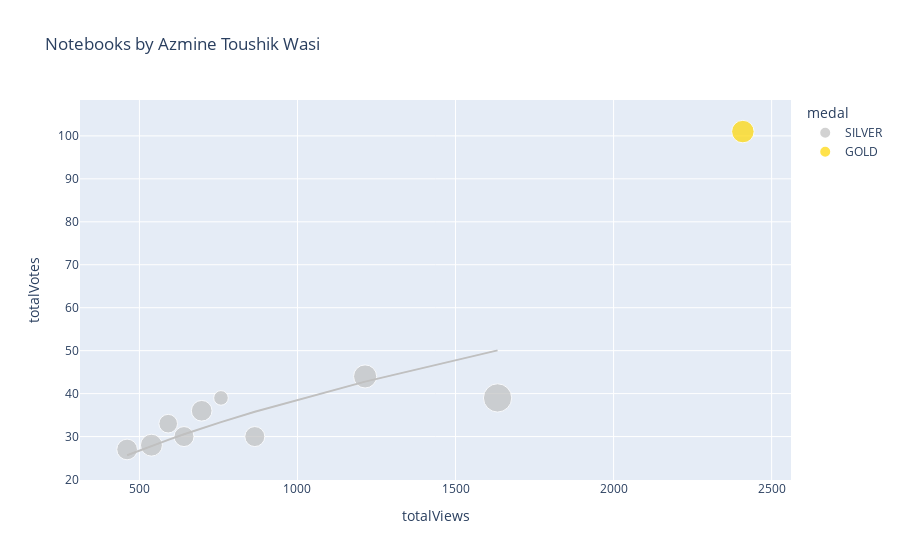

The cell this chart's notebook holds for it:
### Markdown cell above
# Plotly Scatter Plot

You may want to tweak these settings depending on how many notebooks you have...

### Code cell
import plotly.express as px

df['totalComments'].fillna(0, inplace=True)
df['medal'].fillna('N/A', inplace=True)
df['size'] = df['totalComments'].clip(lower=1)
color_map = {
    'GOLD': 'gold',
    'SILVER': 'silver',
    'BRONZE': 'chocolate',
    'N/A': '#333'
}
px.scatter(
    df,
    'totalViews',
    'totalVotes',
    title=f'Notebooks by {df.author_displayName.get(0)}',
    log_x=False,
    log_y=False,
    color='medal',
    color_discrete_map=color_map,
    size='size',
    trendline='ols',
    trendline_options=dict(log_x=True, log_y=True, add_constant=False),
    #trendline='lowess', # Use for Locally Weighted Scatterplot Smoothing line
    #trendline_scope='overall', # Use this for one trendline
    hover_name='title',
    hover_data={
        'size': False,
        'totalViews': ':,.0f',
        'totalVotes': ':,.0f',
        'totalLines': ':,.0f',
        'totalComments': ':,.0f',
        'viewsPerVote': ':,.0f',
        'languageName': True,
        'versionNumber': True,
        'lastRun': True,
        'lastRunExecutionTimeSeconds': ':,.0f',
        'medal': True,
    })

### Figure 1 — Plotly figure (JSON) as saved in the notebook; plotly's stock layout.template omitted (floating-point values rounded to 4 significant figures)
{"data": [{"customdata": [[8, 344, 8, 18.98, "Python", 8, "Sun Jun 19 10:43:56 2022", 63, "SILVER"], [20, 380, 20, 27, "Python", 10, "Sat Jun 18 15:38:16 2022", 59, "SILVER"], [15, 536, 15, 27.94, "Python", 11, "Wed Jun 15 04:45:57 2022", 52, "SILVER"], [13, 488, 13, 17.41, "Python", 13, "Wed Jun  8 10:16:51 2022", 110, "SILVER"], [16, 354, 16, 18.86, "Python", 6, "Mon Jun  6 09:14:09 2022", 97, "SILVER"], [18, 596, 18, 18.59, "Python", 9, "Wed Jun  1 19:00:46 2022", 47, "SILVER"], [30, 273, 30, 40.85, "Python", 9, "Tue May 31 07:51:02 2022", 74, "SILVER"], [16, 279, 16, 16.5, "Python", 16, "Sun May 29 07:50:50 2022", 40, "SILVER"], [15, 461, 15, 20.71, "Python", 14, "Fri May 27 02:34:12 2022", 79, "SILVER"]], "hovertemplate": "<b>%{hovertext}</b><br><br>medal=%{customdata[8]}<br>totalViews=%{x:,.0f}<br>totalVotes=%{y:,.0f}<br>totalLines=%{customdata[1]:,.0f}<br>totalComments=%{customdata[2]:,.0f}<br>viewsPerVote=%{customdata[3]:,.0f}<br>languageName=%{customdata[4]}<br>versionNumber=%{customdata[5]}<br>lastRun=%{customdata[6]}<br>lastRunExecutionTimeSeconds=%{customdata[7]:,.0f}<extra></extra>", "hovertext": ["➡️ Tutorial ✅ 07 Cross Validation Methods 📊", "▶️ Lionel Messi 📊 Extended EDA ⚽ Goals ", "UCL ⚽ EDA & Viz ⭐ 2021-22 ⭐ Players & Teams", "Divorce 💥 XGBoost 📊 PCA Analysis with SHAP,TSNE", "🛠 Feature Engineering ➡️ Tutorial  ⚙ Housing Data", "📋 Bias-Variance Tradeoff ➡️ with NumPy & Seaborn", "▶️ Cristiano Ronaldo 📊 Extended EDA ⚽ Goals ", " 📘 Coursera 📉 EDA, FE 📈 Analysis + Insights 📊", "Export Processing Zones - EDA+Statistical Analysis"], "legendgroup": "SILVER", "marker": {"color": "silver", "size": [8, 20, 15, 13, 16, 18, 30, 16, 15], "sizemode": "area", "sizeref": 0.075, "symbol": "circle"}, "mode": "markers", "name": "SILVER", "orientation": "v", "showlegend": true, "type": "scatter", "x": [758, 1214, 865, 591, 697, 538, 1633, 461, 641], "xaxis": "x", "y": [39, 44, 30, 33, 36, 28, 39, 27, 30], "yaxis": "y"}, {"hovertemplate": "<b>OLS trendline</b><br>log10(totalVotes) = 0.528949 * log10(totalViews)<br>R<sup>2</sup>=0.998647<br><br>medal=SILVER<br>totalViews=%{x:,.0f}<br>totalVotes=%{y:,.0f} <b>(trend)</b><extra></extra>", "legendgroup": "SILVER", "marker": {"color": "silver", "symbol": "circle"}, "mode": "lines", "name": "SILVER", "showlegend": false, "type": "scatter", "x": [461, 538, 591, 641, 697, 758, 865, 1214, 1633], "xaxis": "x", "y": [25.64, 27.83, 29.24, 30.53, 31.91, 33.36, 35.77, 42.8, 50.06], "yaxis": "y"}, {"customdata": [[19, 357, 19, 23.63, "Python", 6, "Tue Jun 14 09:44:41 2022", 88, "GOLD"]], "hovertemplate": "<b>%{hovertext}</b><br><br>medal=%{customdata[8]}<br>totalViews=%{x:,.0f}<br>totalVotes=%{y:,.0f}<br>totalLines=%{customdata[1]:,.0f}<br>totalComments=%{customdata[2]:,.0f}<br>viewsPerVote=%{customdata[3]:,.0f}<br>languageName=%{customdata[4]}<br>versionNumber=%{customdata[5]}<br>lastRun=%{customdata[6]}<br>lastRunExecutionTimeSeconds=%{customdata[7]:,.0f}<extra></extra>", "hovertext": ["➡️ Intro to Imputation 🔍 Different Techniques"], "legendgroup": "GOLD", "marker": {"color": "gold", "size": [19], "sizemode": "area", "sizeref": 0.075, "symbol": "circle"}, "mode": "markers", "name": "GOLD", "orientation": "v", "showlegend": true, "type": "scatter", "x": [2409], "xaxis": "x", "y": [101], "yaxis": "y"}, {"hovertemplate": "medal=GOLD<extra></extra>", "legendgroup": "GOLD", "marker": {"color": "gold", "symbol": "circle"}, "mode": "lines", "name": "GOLD", "showlegend": false, "type": "scatter", "xaxis": "x", "yaxis": "y"}], "layout": {"legend": {"itemsizing": "constant", "title": {"text": "medal"}, "tracegroupgap": 0}, "title": {"text": "Notebooks by Azmine Toushik Wasi"}, "xaxis": {"anchor": "y", "domain": [0, 1], "title": {"text": "totalViews"}}, "yaxis": {"anchor": "x", "domain": [0, 1], "title": {"text": "totalVotes"}}}}
